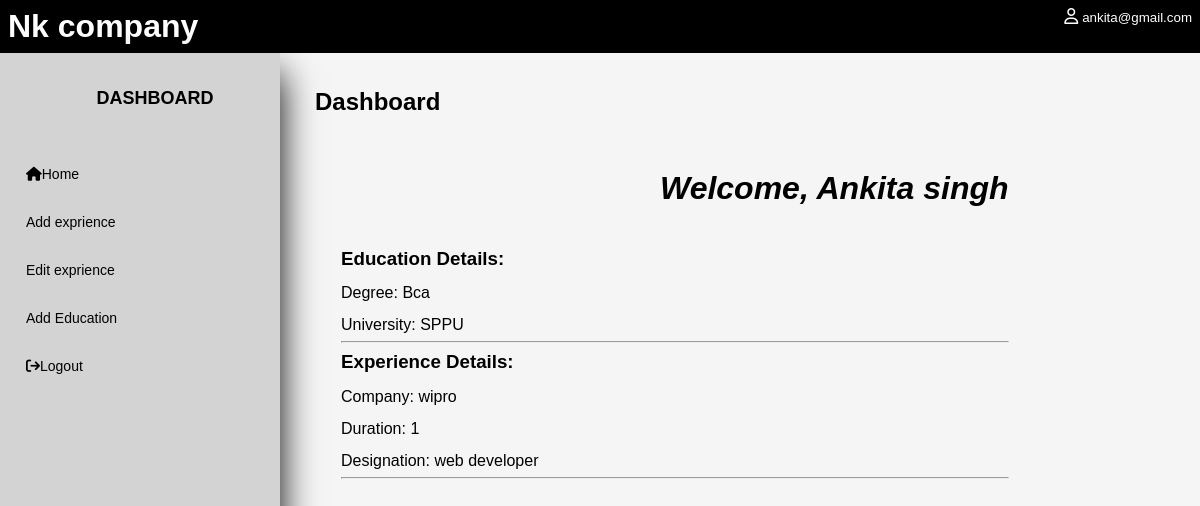
The app's page /emp_index.php (signed in) with its own data.
### tables this page shows
CREATE TABLE `user` (
  `user_id` int(11) NOT NULL,
  `name` varchar(40) NOT NULL,
  `email` varchar(40) NOT NULL,
  `password` varchar(10) NOT NULL,
  `role` varchar(40) NOT NULL
);

CREATE TABLE `education` (
  `Edu_id` int(11) NOT NULL,
  `user_id` int(11) DEFAULT NULL,
  `degree` varchar(40) NOT NULL,
  `university` varchar(40) NOT NULL,
  `start_year` int(11) NOT NULL,
  `end_year` int(11) NOT NULL,
  `per` float NOT NULL
);

CREATE TABLE `exprience` (
  `Exp_id` int(11) NOT NULL,
  `user_id` int(11) DEFAULT NULL,
  `company_name` varchar(40) NOT NULL,
  `duration` varchar(40) NOT NULL,
  `designation` varchar(40) NOT NULL
);

### emp_index.php (the view, shortened to what this page needs)
<!DOCTYPE html>
<html lang="en">
<head>
    <link rel="stylesheet" href="style.css">
    <link href='https://cdnjs.cloudflare.com/ajax/libs/font-awesome/6.5.2/css/all.min.css' rel='stylesheet'>
</head>
<body>
  <header>
    <h1>Nk company</h1>
    <i class="fa-regular fa-user">
      <small>
        <?php
          echo $_SESSION['Email'];
        ?>
    </small>
    </i>
  </header>
   <div class="container">
    <nav>
      <ul>
        <li class="logo">
        <span class="nav-item">Dashboard</span>
        </li>
        <li><a href="index.php">
          <span class="nav-item"><i class="fa-solid fa-house"></i>Home</span>
        </a></li>
        <li><a href="emp_addexprience.php">
          <span class="nav-item">Add exprience</span>
        </a></li>
        <li><a  href="emp_editexprience.php">
          <span class="nav-item">Edit exprience</span>
        </a></li>
        <li><a href="emp_education.php">
          <span class="nav-item">Add Education</span>
        </a></li>
        <li><a href="firstpage.php">
          <span class="nav-item"><i class="fa-solid fa-arrow-right-from-bracket"></i>Logout</span>
        </a></li>
      </ul>
    </nav>
    <section class="main">
      <div class="main-top">
         <div class="container-fluid">
          <h1 style="padding: 35px; ">Dashboard</h1>
          </div>
          <div class="details" style="padding: 5px 6px 6px 61px; line-height: 2;">
                                <?php
                        include("db.php");
                      $user_id = $_SESSION['user_id'];
                      $query1 = "SELECT name FROM user WHERE user_id = $user_id";
                      $result = mysqli_query($conn, $query1);
                      $row = mysqli_fetch_assoc($result);
                      echo "<h2 style='padding-left: 319px;padding-bottom: 20px; font-size: xx-large; font-style: italic;'>
                            Welcome, " . $row['name'] . "</h2>";
                      $query2 = "SELECT * FROM education WHERE user_id = $user_id";
                      $result = mysqli_query($conn, $query2);
                      echo "<h3>Education Details:</h3>";
                      while ($row = mysqli_fetch_assoc($result)) {
                          echo "<p>Degree: " . $row['degree'] . "</p>";
                          echo "<p>University: " . $row['university'] . "</p>";
                          echo "<hr>";
                      }
                      $query3 = "SELECT * FROM exprience WHERE user_id = $user_id";
                      $result = mysqli_query($conn, $query3);
                      echo "<h3>Experience Details:</h3>";
                      while ($row = mysqli_fetch_assoc($result)) {
                          echo "<p>Company: " . $row['company_name'] . "</p>";
                          echo "<p>Duration: " . $row['duration'] . "</p>";
                          echo "<p>Designation: " . $row['designation'] . "</p>";
                          echo "<hr>";
                      }
                      ?>
             </div>
      </section>
  </div>
</body>
</html>

### style.css (style rules this page uses)
* { margin: 0; padding: 0; outline: none; font-family: arial; border: border-box; text-decoration: none; }
body { background: whitesmoke; }
.container { display:flex; }
header { position: relative; background: black; color: white; font-size: 16px; padding: 8px; display: flex; justify-content: space-between; }
nav { position: relative; margin: 0 0 0; height: 100vh; width: 280px; background: lightgray; box-shadow: 0 20px 35px black; }
.logo { text-align: center; margin: 23px 0 41px 5px; }
.logo span { font-weight: bold; padding-left: 15px; font-size: 18px; text-transform: uppercase; }
a { position: relative; color: black; font-size: 14px; display: table; width: 228px; padding: 16px; }
.nav-item { position: relative; top: 12px; margin-left: 10px; }

### records on screen
user: name "Ankita singh"
education: degree "Bca", university "SPPU"
exprience: company_name "wipro", duration "1", designation "web developer"

### other values on screen
$_SESSION['Email'] "ankita@gmail.com"
